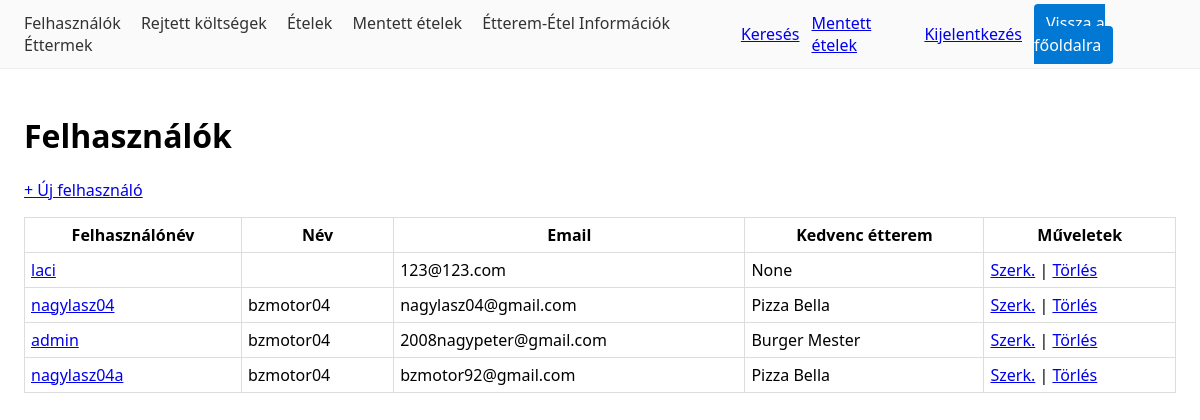
/felhasznalo/ (signed in), run on the app's committed database.
### users/models.py (models this page shows, shortened)
class Felhasznalo(AbstractUser):
    nev = models.CharField("Név", max_length=150, blank=True)
    kedvenc_etterem = models.ForeignKey(
        "catalog.Etterem", on_delete=models.SET_NULL,
        null=True, blank=True, related_name="kedvelok",
        verbose_name="Kedvenc étterem",
    )
    class Meta:
        verbose_name = "Felhasználó"
        verbose_name_plural = "Felhasználók"

### catalog/models.py (models this page shows, shortened)
class Etterem(models.Model):
    nev = models.CharField(max_length=150)
    cim = models.CharField(max_length=250, blank=True)
    platform = models.CharField(max_length=20, choices=PLATFORMOK, default="egyeb")
    platform_logo_url = models.URLField(blank=True)
    platform_url = models.URLField(blank=True)
    def __str__(self):
        return self.nev

### users/views.py (the view)
# urls.py: path("felhasznalo/", views.FelhasznaloListView.as_view(), name="felhasznalo_list"),
class FelhasznaloListView(StaffRequired, ListView):
    model = Felhasznalo
    template_name = "users/felhasznalo_list.html"

### foodcompare/mixins.py (called while the page is built)
    def test_func(self):
        user = self.request.user
        return user.is_authenticated and user.is_staff

### templates/users/felhasznalo_list.html
{% extends "_base.html" %}
{% block content %}
<h1>Felhasználók</h1>
{% if user.is_authenticated and user.is_staff %}
  <p><a href="{% url 'users:felhasznalo_create' %}">+ Új felhasználó</a></p>
{% endif %}
<table>
  <tr>
    <th>Felhasználónév</th>
    <th>Név</th>
    <th>Email</th>
    <th>Kedvenc étterem</th>
    {% if user.is_authenticated and user.is_staff %}<th>Műveletek</th>{% endif %}
  </tr>
  {% for o in object_list %}
    <tr>
      <td><a href="{% url 'users:felhasznalo_detail' o.pk %}">{{ o.username }}</a></td>
      <td>{{ o.nev }}</td>
      <td>{{ o.email }}</td>
      <td>{{ o.kedvenc_etterem }}</td>
      {% if user.is_authenticated and user.is_staff %}
        <td>
          <a href="{% url 'users:felhasznalo_update' o.pk %}">Szerk.</a> |
          <a href="{% url 'users:felhasznalo_delete' o.pk %}">Törlés</a>
        </td>
      {% endif %}
    </tr>
  {% empty %}
    <tr>
      <td colspan="5">Nincs adat.</td>
    </tr>
  {% endfor %}
</table>
{% endblock %}

### templates/_base.html (style rules this page uses)
body { font-family:system-ui,Segoe UI,Arial;margin:0 }
table { border-collapse:collapse;width:100% }
th,td { border:1px solid #ddd;padding:6px }

### data on the page
Felhasznalo: username "laci", email "123@123.com", kedvenc_etterem "None", is_staff "Szerk."
Felhasznalo: username "nagylasz04", nev "bzmotor04", email "nagylasz04@gmail.com", kedvenc_etterem "Pizza Bella"
Felhasznalo: username "admin", nev "bzmotor04", email "2008nagypeter@gmail.com", kedvenc_etterem "Burger Mester"
Felhasznalo: username "nagylasz04a", nev "bzmotor04", email "bzmotor92@gmail.com", kedvenc_etterem "Pizza Bella"
